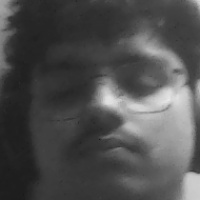
#> input picture data/faces/noo_1.jpg, 200 x 200 px
$ python -i utils.py   (imports and definitions only)   (older library calls are emulated)
#> lines starting #> are read from the running program, lines starting #| are printed output that depends on the picture
### config.py
# config.py
"""
Configuration management for Smart Attendance System
"""
import os
from pathlib import Path

# Base directories
BASE_DIR = Path(__file__).resolve().parent
DATA_DIR = BASE_DIR / "data"
FACES_DIR = DATA_DIR / "faces"
MODELS_DIR = DATA_DIR / "models"
LOGS_DIR = BASE_DIR / "logs"
ASSETS_DIR = BASE_DIR / "assets"

# Ensure directories exist
for directory in [DATA_DIR, FACES_DIR, MODELS_DIR, LOGS_DIR, ASSETS_DIR]:
    directory.mkdir(parents=True, exist_ok=True)
#> further down, picture is the input picture: shape (200, 200, 3); min 24, max 235, mean 78.7

# Database settings
DB_PATH = DATA_DIR / "smart_attendance.db"

# Camera settings
CAMERA_INDEX = 0
CAMERA_WIDTH = 640
CAMERA_HEIGHT = 480
CAMERA_FPS = 30

# Face recognition settings
FACE_RECOGNITION_MODEL = "LBPH"  # Options: LBPH, DEEPFACE, FACENET
CONFIDENCE_THRESHOLD = 70
MIN_FACE_SIZE = (100, 100)
SAMPLES_PER_USER = 30

# Anti-spoofing settings
ENABLE_ANTI_SPOOF = True
LIVENESS_THRESHOLD = 10  # Laplacian variance threshold
TEXTURE_THRESHOLD = 0.15  # Texture analysis threshold
MOTION_FRAMES = 5  # Frames to analyze for motion
EYE_BLINK_THRESHOLD = 0.25  # Eye aspect ratio threshold

# Security settings
PASSWORD_MIN_LENGTH = 8
SESSION_TIMEOUT = 3600  # seconds (1 hour)
MAX_LOGIN_ATTEMPTS = 3
LOCKOUT_DURATION = 300  # seconds (5 minutes)

# UI settings
THEME_FILE = BASE_DIR / "theme_neon.qss"
WINDOW_WIDTH = 1200
WINDOW_HEIGHT = 700
SIDEBAR_WIDTH = 260

# Logging settings
LOG_LEVEL = "INFO"  # DEBUG, INFO, WARNING, ERROR, CRITICAL
LOG_FILE = LOGS_DIR / "attendance.log"
LOG_MAX_BYTES = 10 * 1024 * 1024  # 10 MB
LOG_BACKUP_COUNT = 5

# Export settings
EXPORT_DIR = DATA_DIR / "exports"
EXPORT_DIR.mkdir(exist_ok=True)

# Notification settings
ENABLE_NOTIFICATIONS = False
NOTIFICATION_EMAIL = ""
NOTIFICATION_SMS = ""

# Application metadata
APP_NAME = "Smart Attendance System"
APP_VERSION = "2.0.0"
APP_AUTHOR = "Your Name"

# Development settings
DEBUG_MODE = False
SHOW_FPS = False
SAVE_DETECTION_FRAMES = False

### utils.py
# utils.py
"""
Utility functions for Smart Attendance System
"""
import logging
import hashlib
import secrets
import json
from datetime import datetime, timedelta
from pathlib import Path
from typing import Optional, Dict, Any
import cv2
import numpy as np

from config import LOG_FILE, LOG_LEVEL, LOG_MAX_BYTES, LOG_BACKUP_COUNT


# ============================================================
#  LOGGING SETUP
# ============================================================
def setup_logging():
    """Configure logging with rotation"""
    from logging.handlers import RotatingFileHandler

    logger = logging.getLogger()
    logger.setLevel(getattr(logging, LOG_LEVEL))

    # File handler with rotation
    file_handler = RotatingFileHandler(
        LOG_FILE,
        maxBytes=LOG_MAX_BYTES,
        backupCount=LOG_BACKUP_COUNT
    )
    file_handler.setFormatter(
        logging.Formatter(
            '%(asctime)s - %(name)s - %(levelname)s - %(message)s'
        )
    )

    # Console handler
    console_handler = logging.StreamHandler()
    console_handler.setFormatter(
        logging.Formatter('%(levelname)s: %(message)s')
    )

    logger.addHandler(file_handler)
    logger.addHandler(console_handler)

    return logger


logger = setup_logging()


# ============================================================
#  PASSWORD HASHING
# ============================================================
# [15 lines left out: functions hash_password, verify_password, not called in this run]


# ============================================================
#  SESSION MANAGEMENT
# ============================================================
class SessionManager:
    """Manage user sessions with timeout"""

    def __init__(self, timeout: int = 3600):
        self.timeout = timeout
        self.sessions: Dict[str, Dict[str, Any]] = {}

    # [34 lines left out: functions create_session, validate_session, destroy_session, not called in this run]


# ============================================================
#  IMAGE PROCESSING
# ============================================================
def preprocess_face(face_img: np.ndarray, target_size: tuple = (200, 200)) -> np.ndarray:
    """Preprocess face image for recognition"""
#> called with target_size = (200, 200)
    try:
        # Convert to grayscale if needed
        if len(face_img.shape) == 3:
            face_img = cv2.cvtColor(face_img, cv2.COLOR_BGR2GRAY)

        # Resize
        face_img = cv2.resize(face_img, target_size)

        # Histogram equalization for better contrast
        face_img = cv2.equalizeHist(face_img)
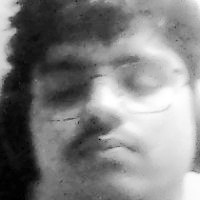
#> face_img: shape (200, 200); min 0, max 255, mean 129

        # Noise reduction
        face_img = cv2.GaussianBlur(face_img, (5, 5), 0)

        return face_img
    except Exception as e:
        logger.error(f"Face preprocessing error: {e}")
        return face_img


# [71 lines left out: functions calculate_face_quality, detect_motion, save_json, load_json, not called in this run]


# ============================================================
#  DATE/TIME UTILITIES
# ============================================================
def format_datetime(dt: datetime, format_str: str = "%Y-%m-%d %H:%M:%S") -> str:
    """Format datetime object"""
    return dt.strftime(format_str)


# [14 lines left out: functions parse_datetime, get_date_range, not called in this run]


# ============================================================
#  VALIDATION
# ============================================================
def validate_user_id(user_id: str) -> bool:
    """Validate user ID format"""
    return bool(user_id and len(user_id) >= 3 and user_id.isalnum())


def validate_name(name: str) -> bool:
    """Validate name format"""
    return bool(name and len(name) >= 2 and name.replace(" ", "").isalpha())


# [5 lines left out: function validate_email, not called in this run]


# ============================================================
#  ERROR HANDLING
# ============================================================
class AttendanceSystemError(Exception):
    """Base exception for attendance system"""
    pass


class CameraError(AttendanceSystemError):
    """Camera related errors"""
    pass


class RecognitionError(AttendanceSystemError):
    """Face recognition errors"""
    pass


class DatabaseError(AttendanceSystemError):
    """Database related errors"""
    pass


# [9 lines left out: function handle_exception, not called in this run]

>>> import cv2
>>> picture = cv2.imread('data/faces/noo_1.jpg')
>>> result = preprocess_face(picture)

$ run again, on data/faces/noo_10.jpg
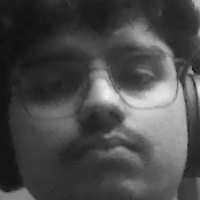
#> input picture data/faces/noo_10.jpg, 200 x 200 px
#> picture is the input picture: shape (200, 200, 3); min 16, max 240, mean 74.1
#> in preprocess_face, `face_img = cv2.equalizeHist(face_img)`:
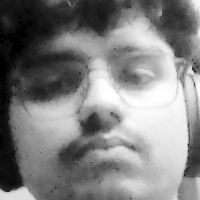
#> face_img: shape (200, 200); min 0, max 255, mean 128.7
